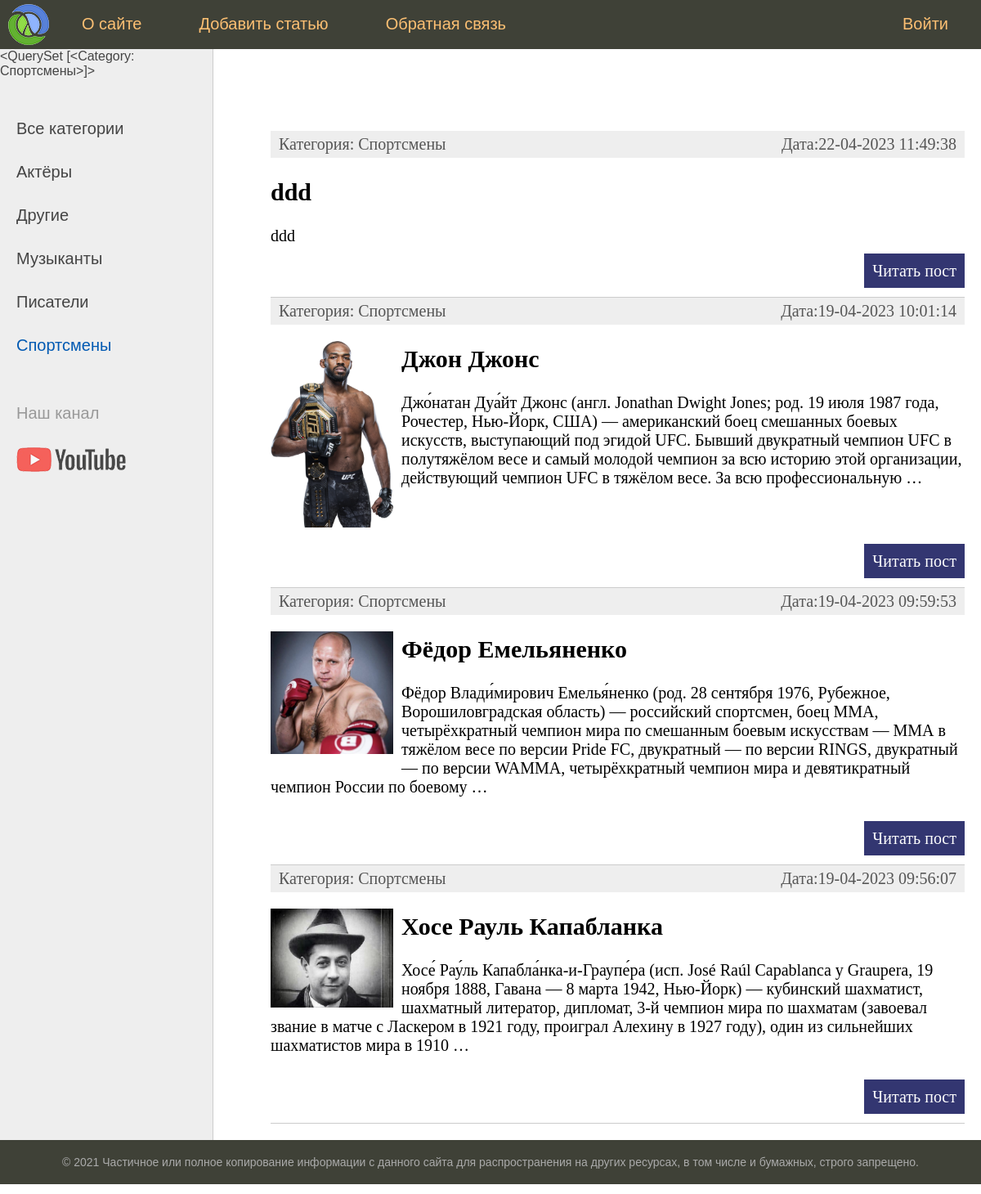
The page /category/sportsmeny/ on the database its author committed.
### greats/models.py (models this page shows, shortened)
class Category(models.Model):
    name = models.CharField(max_length=100, db_index=True, verbose_name="Категория")
    slug = models.SlugField(max_length=255,unique=True, db_index=True, verbose_name="URL" )
    def get_absolute_url(self):
        return reverse('category', kwargs={'cat_slug':self.slug})
    class Meta:
        verbose_name="Категория"
        verbose_name_plural='Категории'
        ordering=['id']
    def __str__(self):
        return self.name

class Greats(models.Model):
    title = models.CharField(max_length=255, verbose_name="Заголовок")
    slug = models.SlugField(max_length=255,unique=True, db_index=True, verbose_name="URL" )
    content = models.TextField(blank=True, verbose_name="Текст статьи")
    photo = models.ImageField(upload_to="photos/%Y/%m/%d", verbose_name="Фото")
    time_create=models.DateTimeField(auto_now_add=True, verbose_name="Время создания")
    time_update=models.DateTimeField(auto_now=True, verbose_name="Время изменения")
    is_published=models.BooleanField(default=True, verbose_name="Публикация")
    cat = models.ForeignKey('Category', on_delete=models.PROTECT, verbose_name="Категории")
    class Meta:
        verbose_name="Выдающиеся люди"
        verbose_name_plural='Выдающиеся люди'
        ordering=['-time_create','title'] # если первое поле имеет
    def get_absolute_url(self):
        return reverse('post', kwargs={'post_slug':self.slug})

### greats/views.py (the view)
# urls.py: path('category/<slug:cat_slug>/', GreatsCategory.as_view(), name='category')
class GreatsCategory(ListView):
    model = Greats
    template_name = 'greats/index.html'
    context_object_name = 'posts'
    allow_empty = False
    def get_queryset(self):
        return Greats.objects.filter(cat__slug=self.kwargs['cat_slug'], is_published=True)
    def get_context_data(self, *, object_list=None, **kwargs):
        context = super().get_context_data(**kwargs)
        context['title'] = 'Категория - '+str(context['posts'][0].cat)
        context['menu'] = menu
        context['cat_selected'] = context['posts'][0].cat_id
        return context

### greats/templatetags/great_tags.py (called while the page is built)
@register.simple_tag(name='getcats')
def get_categories(filter=None):
    if not filter:
        return Category.objects.all()
    else:
        return Category.objects.filter(pk=filter)

@register.inclusion_tag('greats/list_categories.html')
def show_categories(sort=None, cat_selected=0):
    if not sort:
        cats= Category.objects.all()
    else:
        cats = Category.objects.order_by(sort)
    return {"cats":cats,'cat_selected':cat_selected}

### greats/templates/greats/index.html (shortened to what this page needs)
{% extends 'greats/base.html' %}
{% block content %}
<ul class="list-articles">
	{% for p in posts %}
				<li><div class="article-panel">
					<p class="first">Категория: {{p.cat}}</p>
					<p class="last">Дата:{{p.time_update|date:"d-m-Y H:i:s"}}</p>
				</div>
				{% if p.photo %}
					<p><img class="img-article-left thumb" src="{{p.photo.url}}"></p>
				{% endif %}
			<h2>{{p.title}}</h2>
	{% autoescape  on %}
	{{p.content|linebreaks|truncatewords:50}}
	{% endautoescape  %}
			<p class="link-read-post"><a href="{{p.get_absolute_url}}">Читать пост</a></p>
			</li>
	{% endfor %}
</ul>
{% endblock %}

### greats/templates/greats/base.html (shortened to what this page needs)
{% load static %}
{% load great_tags %}
<!DOCTYPE html>
<html>
<head>
	<link type="text/css" href="{% static 'greats/css/style.css' %}" rel="stylesheet" />
</head>
<body>
<table class="table-page" border=0 cellpadding="0" cellspacing="0">
<tr><td valign=top>
{% block mainmenu %}
		<div class="header">
			<ul id="mainmenu" class="mainmenu">
			<li class="logo"><a href="{% url 'home' %}"><div class="logo"></div></a></li>
{% for m in menu %}
	{% if not forloop.last %}
			<li><a href="{% url m.url_name %}">{{m.title}}</a></li>
	{% else %}
			<li class="last"><a href="{% url m.url_name %}">{{m.title}}</a></li>
	{% endif %}
{% endfor %}
			</ul>
		</div>
{% endblock mainmenu %}
<table class="table-content" border=0 cellpadding="0" cellspacing="0">
<tr>
	<td valign="top" class="left-chapters">
	{% getcats filter=1 %}
	<ul id="leftchapters">
		{% if cat_selected == 0 %}
			<li class="selected">Все категории</li>
		{% else %}
			<li><a href="{% url 'home' %}">Все категории</a></li>
		{% endif %}
		{% show_categories 'name' cat_selected %}
		<li class="share">
		<p>Наш канал</p>
		<a class="share-yt" href="https://www.youtube.com/channel/UClJzWfGWuGJL2t-3dYKcHTA/playlists" target="_blank" rel="nofollow"></a>
		</li>
	</ul>
</td>
<td valign="top" class="content">
	<div class="content-text">
{% block content %}
{% endblock %}
	</div>
</td></tr></table>
</td></tr>
<tr><td valign=top>
	<div id="footer">
		<p align="center">&copy; 2021 Частичное или полное копирование информации с данного сайта для распространения на других ресурсах, в том числе и бумажных, строго запрещено.</p>
	</div>
</td></tr></table>
</body>
</html>

### greats/templates/greats/list_categories.html
		{% for category in cats %}
		{% if cat_selected == category.pk %}
			<li class="selected">{{category.name}}</li>
		{% else %}
			<li><a href="{{category.get_absolute_url}}">{{category.name}}</a></li>
		{% endif %}
		{% endfor %}

### greats/static/greats/css/style.css (style rules this page uses)
html, body { font-family: 'Arial'; margin: 0; padding: 0; height: 100%; width: 100%; color: #444; }
a { color: #0059b2; text-decoration: none; }
img { max-width: 600px; height: auto; }
img.img-article-left { max-width: 300px; height: auto; float: left; padding: 0 10px 10px 0; }
img.img-article-left.thumb { max-width: 150px; height: auto; }
p.link-read-post { text-align: right; }
p.link-read-post a { padding: 10px; min-width: 100px; background: #333671; color: #fff; text-decoration: none; }
div.article-panel { background: #eee; padding: 5px 10px 5px 10px; box-sizing: border-box; overflow: hidden; color: #555; }
div.article-panel p.first { margin: 0; float: left; }
div.article-panel p.last { margin: 0; float: right; }
ul.list-articles { list-style: none; margin: 0; padding: 0; }
ul.list-articles li { border-bottom: 1px solid #ccc; }
.table-page { width: 100%; height: 100%; vertical-align: top; }
.table-page tr { height: 100%; }
.header { background: #3F4137; height: 60px; }
.logo { background: url('../images/logo.png') no-repeat 10px 5px; width: 70px; height: 60px; }
ul.mainmenu { list-style: none; margin: 0; padding: 0; height: 60px; color: #fdc073; font-size: 20px; overflow: hidden; }
ul.mainmenu li { float: left; margin: 18px 40px 0 30px; }
ul.mainmenu li.logo { margin: 0; }
ul.mainmenu li.last { float: right; }
ul.mainmenu li a { color: #fdc073; text-decoration: none; }
.table-content { width: 100%; min-height: 100%; height: 100%; }
.left-chapters { margin: 0; background: #eee; border-right: 1px solid #ccc; min-height: 100%; }
.left-chapters ul { width: 230px; min-height: 100%; margin: 0; padding: 20px 10px 10px 20px; list-style: none; font-size: 20px; }
.left-chapters ul li { margin: 30px 0 0 0; color: #999; }
.left-chapters ul li.selected { color: #0059b2; }
.left-chapters ul li a { color: #444; text-decoration: none; }
.left-chapters ul li.share { margin: 60px 0 0 0; }
.left-chapters ul li.share p { margin: 30px 0 30px 0; }
.left-chapters ul li.share a { display: inline-block; width: 40px; height: 40px; margin: 0 20px 0 0; }
.left-chapters ul li.share a.share-yt { width: 100%; height: 30px; background: url('../images/share_yt.png') no-repeat 0 0 }
.content { padding: 40px 20px 20px 40px; width: 100%; box-sizing: border-box; }
.content-text { margin: 60px 0 0 30px; color: #000; font-size: 20px; font-family: Yandex Sans Display Light; }
#footer { box-sizing: border-box; background: #3F4137; padding: 5px; color: #aaa; font-size: 14px; font-family: Verdana, Geneva, Arial, Helvetica; text-align: left; overflow: hidden; }

### rows shown on the page
Category: name "<QuerySet [<Category: Спортсмены>]>", name "Спортсмены"
Category: name "Актёры"
Category: name "Другие"
Category: name "Музыканты"
Category: name "Писатели"
Greats: cat "Спортсмены", time_update "22-04-2023 11:49:38", title "ddd", content "ddd"
Greats: cat "Спортсмены", time_update "19-04-2023 10:01:14", photo (picture), title "Джон Джонс", content "Джо́натан Дуа́йт Джонс (англ. Jonathan Dwight Jones; род. 19 июля 1987 года, Рочестер, Нью-Йорк, США) — американский боец смешанных боевых искусств, выступающий под эгидой UFC. Бывший двукратный чемпион UFC в полутяжёлом весе и самый молодой чемпион за всю историю этой организации, действующий чемпион UFC в тяжёлом весе. За всю профессиональную …"
Greats: cat "Спортсмены", time_update "19-04-2023 09:59:53", photo (picture), title "Фёдор Емельяненко", content "Фёдор Влади́мирович Емелья́ненко (род. 28 сентября 1976, Рубежное, Ворошиловградская область) — российский спортсмен, боец ММА, четырёхкратный чемпион мира по смешанным боевым искусствам — ММА в тяжёлом весе по версии Pride FC, двукратный — по версии RINGS, двукратный — по версии WAMMA, четырёхкратный чемпион мира и девятикратный чемпион России по боевому …"
Greats: cat "Спортсмены", time_update "19-04-2023 09:56:07", photo (picture), title "Хосе Рауль Капабланка", content "Хосе́ Рау́ль Капабла́нка-и-Граупе́ра (исп. José Raúl Capablanca y Graupera, 19 ноября 1888, Гавана — 8 марта 1942, Нью-Йорк) — кубинский шахматист, шахматный литератор, дипломат, 3-й чемпион мира по шахматам (завоевал звание в матче с Ласкером в 1921 году, проиграл Алехину в 1927 году), один из сильнейших шахматистов мира в 1910 …"

### other values the page prints
{{ m.title }} "О сайте" "Добавить статью" "Обратная связь"
{{ m.title }} "Войти"
